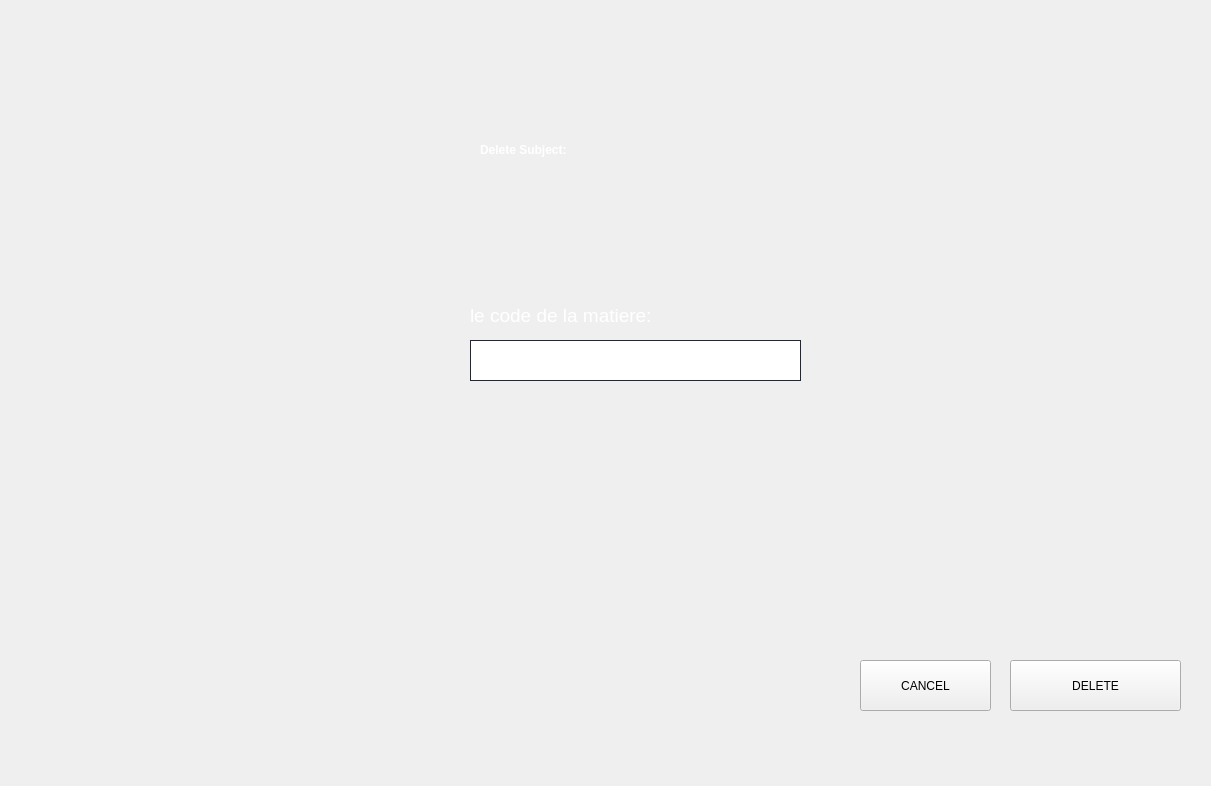
<?xml version="1.0" encoding="UTF-8"?>
<ui version="4.0">
 <class>code_2</class>
 <widget class="QWidget" name="code_2">
  <property name="geometry">
   <rect>
    <x>0</x>
    <y>0</y>
    <width>1211</width>
    <height>786</height>
   </rect>
  </property>
  <property name="windowTitle">
   <string>Form</string>
  </property>
  <widget class="QLabel" name="label">
   <property name="geometry">
    <rect>
     <x>470</x>
     <y>280</y>
     <width>511</width>
     <height>71</height>
    </rect>
   </property>
   <property name="styleSheet">
    <string notr="true"/>
   </property>
   <property name="text">
    <string>&lt;html&gt;&lt;head/&gt;&lt;body&gt;&lt;p&gt;&lt;span style=&quot; font-size:14pt; color:#FFF;&quot;&gt;le code de la matiere:&lt;/span&gt;&lt;/p&gt;&lt;/body&gt;&lt;/html&gt;</string>
   </property>
  </widget>
  <widget class="QLineEdit" name="code">
   <property name="geometry">
    <rect>
     <x>470</x>
     <y>340</y>
     <width>331</width>
     <height>41</height>
    </rect>
   </property>
   <property name="styleSheet">
    <string notr="true">QLineEdit {
border: 1px solid rgb(37,39,48);

padding-left:20px;
padding-right:20px;
}
</string>
   </property>
  </widget>
  <widget class="QPushButton" name="supprimer">
   <property name="geometry">
    <rect>
     <x>1010</x>
     <y>660</y>
     <width>171</width>
     <height>51</height>
    </rect>
   </property>
   <property name="styleSheet">
    <string notr="true">font: 75 14pt &quot;Poppins&quot;;


</string>
   </property>
   <property name="text">
    <string>DELETE</string>
   </property>
  </widget>
  <widget class="QPushButton" name="annuler">
   <property name="geometry">
    <rect>
     <x>860</x>
     <y>660</y>
     <width>131</width>
     <height>51</height>
    </rect>
   </property>
   <property name="styleSheet">
    <string notr="true">font: 75 14pt &quot;Poppins&quot;;


 </string>
   </property>
   <property name="text">
    <string>CANCEL</string>
   </property>
  </widget>
  <widget class="QLabel" name="code_3">
   <property name="geometry">
    <rect>
     <x>490</x>
     <y>380</y>
     <width>291</width>
     <height>41</height>
    </rect>
   </property>
   <property name="text">
    <string/>
   </property>
  </widget>
  <widget class="QLabel" name="label_2">
   <property name="geometry">
    <rect>
     <x>0</x>
     <y>0</y>
     <width>1211</width>
     <height>811</height>
    </rect>
   </property>
   <property name="text">
    <string/>
   </property>
   <property name="pixmap">
    <pixmap>bg.jpg</pixmap>
   </property>
   <property name="scaledContents">
    <bool>true</bool>
   </property>
  </widget>
 
  <widget class="QLabel" name="label_4">
   <property name="geometry">
    <rect>
     <x>480</x>
     <y>110</y>
     <width>651</width>
     <height>121</height>
    </rect>
   </property>
   <property name="styleSheet">
    <string notr="true">color: rgb(0, 0, 0);

font: 25pt &quot;Poppins Condensed&quot;;

</string>
   </property>
   <property name="text">
    <string>&lt;html&gt;&lt;head/&gt;&lt;body&gt;&lt;p&gt;&lt;span style=&quot; font-weight:600;color:#fff; &quot;&gt;Delete Subject:&lt;/span&gt;&lt;/p&gt;&lt;p&gt;&lt;br/&gt;&lt;/p&gt;&lt;/body&gt;&lt;/html&gt;</string>
   </property>
  </widget>
  <zorder>label_2</zorder>
  <zorder>label</zorder>
  <zorder>code</zorder>
  <zorder>supprimer</zorder>
  <zorder>annuler</zorder>
  <zorder>code_3</zorder>
  <zorder>label_10</zorder>
  <zorder>label_4</zorder>
 </widget>
 <resources/>
 <connections/>
</ui>
